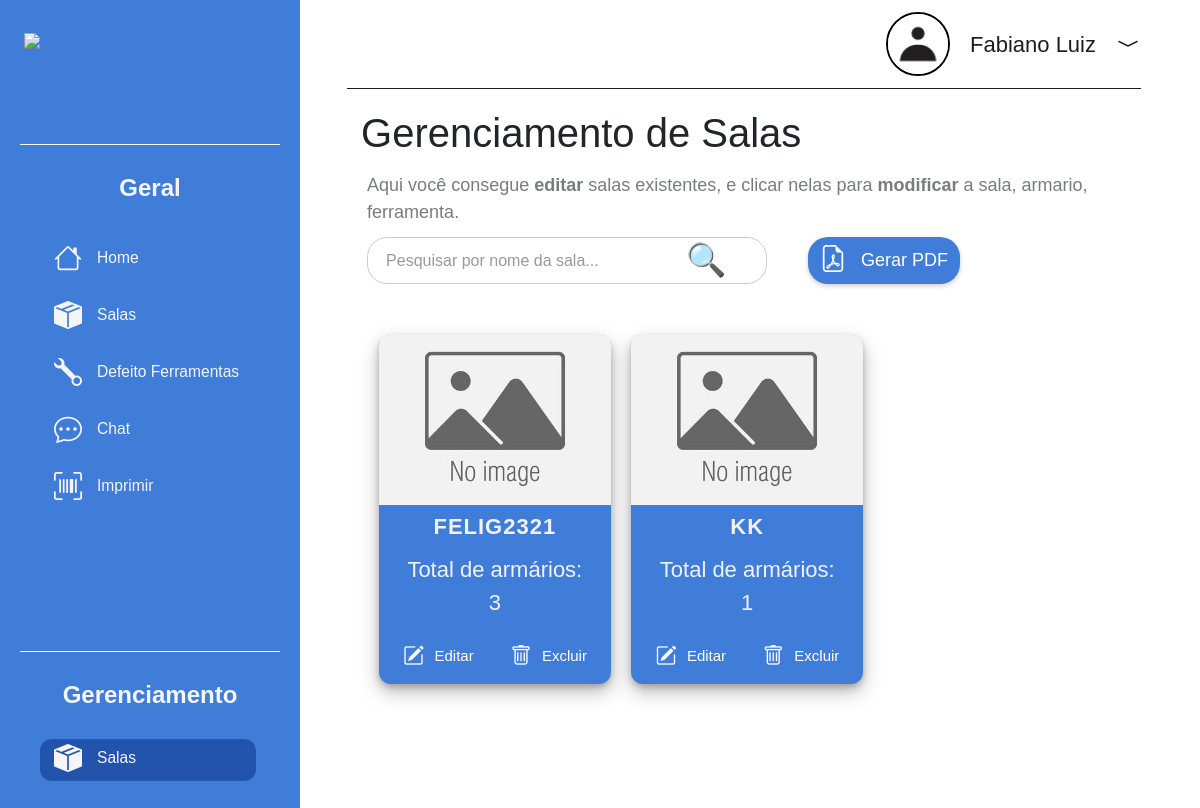
Screenshot of /gerenciamento/salas (signed in) with the database file from the repository.
### app/models.py (models this page shows, shortened)
class User(db.Model, UserMixin):
    id = db.Column(db.Integer, primary_key=True)
    nome = db.Column(db.String, nullable=False, default="Indivíduo Indigente")
    email = db.Column(db.String, nullable=False)
    senha = db.Column(db.String, nullable=True)
    adm = db.Column(db.Boolean, default=False)
    foto = db.Column(db.String, nullable=True)
    ultimo_visto = db.Column(db.DateTime, default=lambda: datetime.now())
    def puxar_nome(self):
        return self.nome
    def obter_foto(self):
        if self.foto:
            return url_for('static', filename='uploads/perfil/' + self.foto)
        else:
            return url_for('static', filename='imgs/defaultPeople.png')

class Salas(db.Model):
    id_salas = db.Column(db.Integer, primary_key=True)
    nome_sala = db.Column(db.String, nullable=False, default="Sala Indigente")
    capacidade_armario = db.Column(db.Integer, nullable=False, default=0)
    foto_sala = db.Column(db.String, nullable=True)

### app/views.py (the view, shortened to what this page needs)
@app.route('/gerenciamento/salas', methods=['GET', 'POST'])
@login_required
def gerenciamento_salas():
    salas = Salas.query.all()
    form = EditarInformacoesSalas()
    armarios_por_sala = {sala.id_salas: Armario.query.filter_by(sala_id=sala.id_salas).count() for sala in salas}
    return render_template('gerenciamentoSalas3.html', salas=salas, form=form, armarios_por_sala=armarios_por_sala)

### app/forms.py (shortened to what this page needs)
class EditarInformacoesSalas(FlaskForm):
    nome_sala = StringField('Nome da Sala', validators=[DataRequired()])
    capacidade_armario = StringField('Capacidade de Armários', validators=[DataRequired()])
    foto_sala = FileField('Foto da Sala', validators=[FileAllowed(['png', 'jpg', 'jpeg', 'jfif', 'gif'], 'Somente imagens são permitidas.')])
    submit = SubmitField('Salvar Alterações')

### app/models.py (called while the page is built)
@login_manager.user_loader
def load_user(user_id):
    return User.query.get(user_id)

### app/views.py (called while the page is built)
@app.context_processor
def inject_user():
    return dict(current_user=current_user)

### app/templates/gerenciamentoSalas3.html (shortened to what this page needs)
{% extends 'base.html' %}
{% block content %}
{% include 'navbar.html' %}
<main>
    <div class="container">
        <h1 class="main-title">Gerenciamento de Salas</h1>
    </div>
    <p class="desc_txt">Aqui você consegue <strong>editar</strong> salas existentes, e clicar nelas para
        <strong>modificar</strong> a sala, armario,
        ferramenta.
    </p>
    <div class="search-container">
        <input type="text" id="searchInput" class="search-input" placeholder="Pesquisar por nome da sala..." />
        <span class="search-icon">&#x1F50D;</span>
        <button id="generatePdfButton" class="btn-geral">
            <i class="bi bi-file-earmark-pdf"></i>
            Gerar PDF
        </button>
    </div>
    <div class="wrapper_boxs">
        {% for sala in salas %}
        <div class="box" data-sala-id="{{ sala.id_salas }}">
            <div class="group">
                <a href="{{ url_for('gerenciamento_armarios', sala_id=sala.id_salas) }}">
                    <img class="image"
                        src="{{ url_for('serve_salas_file', filename=sala.foto_sala) if sala.foto_sala else url_for('static', filename='imgs/defaultImage.jpg') }}" />
                    <div class="txts_wrapper">
                        <p class="text-wrapper">{{ sala.nome_sala }}</p>
                        <p class="total-de-arm-rios">
                            Total de armários:<br />
                            <span>{{ armarios_por_sala[sala.id_salas] }}</span>
                        </p>
                        <div class="action-buttons">
                            <a href="#" class="edit-btn">
                                <i class="bi bi-pencil-square"></i> Editar
                            </a>
                            <a href="#" class="delete-btn" data-sala-id="{{ sala.id_salas }}">
                                <i class=" bi bi-trash"></i> Excluir
                            </a>
                        </div>
                    </div>
                </a>
            </div>
        </div>
        {% endfor %}
    </div>
</main>
{% endblock %}

### app/templates/navbar.html (shortened to what this page needs)
<!DOCTYPE html>
<html lang="pt-BR">
<head>
    <link rel="stylesheet" href="https://cdn.jsdelivr.net/npm/bootstrap-icons@1.11.3/font/bootstrap-icons.min.css">
</head>
<body>
    <div class="header">
        <div class="pessoa">
            <span class="iconHeader">
                <img src="{{ current_user.obter_foto() }}" alt="{{ current_user.puxar_nome() }}" class="profile-img">
            </span>
            <a href="{{url_for('editar_perfil')}}" class="txt-header">{{ current_user.puxar_nome() }}</a>
            <span class="Seta" onclick="togglePopup()">
                <i class="bi bi-chevron-compact-down"></i>
            </span>
        </div>
        <div class="linhaHeader"></div>
    </div>
    <div class="barraLateral">
        <div class="logo2">
            <img src="https://logodownload.org/wp-content/uploads/2019/08/senai-logo-1.png" class="senai">
        </div>
        <div class="linha"></div>
        <p class="titulo">Geral</p>
        <ul class="listBtn">
            <li class="botaoNB">
                <a href="{{url_for('home')}}">
                    <span class="icon"><i class="bi bi-house"></i></span>
                    <span class="txt-link">Home</span>
                </a>
            </li>
            <li class="botaoNB">
                <a href="{{url_for('salas')}}">
                    <span class="icon"><i class="bi bi-box-seam-fill"></i></span>
                    <span class="txt-link">Salas</span>
                </a>
            </li>
            <li class="botaoNB">
                <a href="{{url_for('ferramentasSuporte')}}">
                    <span class="icon"><i class="bi bi-wrench"></i></span>
                    <span class="txt-link">Defeito Ferramentas</span>
                </a>
            </li>
            <li class="botaoNB">
                <a href="{{url_for('chat')}}">
                    <span class="icon"><i class="bi bi-chat-dots"></i></span>
                    <span class="txt-link">Chat</span>
                </a>
            </li>
            <li class="botaoNB">
                <a href="{{url_for('imprimir_codes')}}">
                    <span class="icon"><i class="bi bi-upc-scan"></i></span>
                    <span class="txt-link">Imprimir</span>
                </a>
            </li>
        </ul>
        <div id="messageContainer"></div>
        <div class="linha"></div>
        <p class="titulo">Gerenciamento</p>
        <ul class="listBtn">
            <li class="botaoNB">
                <a href="{{url_for('gerenciamento_salas')}}">
                    <span class="icon"><i class="bi bi-box-seam-fill"></i></span>
                    <span class="txt-link">Salas</span>
                </a>
            </li>
        </ul>
    </div>
</body>
</html>

### app/templates/navbar.html (style rules this page uses)
body { height: 100%; margin: 0; }
.barraLateral { width: 25%; display: grid; background-color: #407DD8; margin: 0; color: #f5f5f5; height: 100%; padding: 20px; box-sizing: border-box; position: fixed; top: 0; left: 0; transition: transform 0.3s ease; }
.senai { width: 21vw; object-fit: contain; max-height: 100px; }
.logo2 { display: flex; justify-content: center; margin-top: 5%; }
.linha { border-bottom: 0.5px solid aliceblue; margin-bottom: -4%; }
.titulo { text-align: center; font-weight: 700; font-size: 35px; margin-top: 10%; }
.botaoNB { color: #f5f5f5; text-decoration: none; margin-left: 10%; background-color: #407DD8; border: 0; text-align: left; margin: 15px 0; }
.botaoNB a { display: flex; align-items: center; text-align: center; font-size: 32.5px; margin-left: 6.5%; color: inherit; text-decoration: none; }
.botaoNB.ativo { background-color: #02247b77; border-radius: 12px; }
ul li { list-style-type: none; }
.botaoNB .txt-link { margin-left: 15px; margin-bottom: 2%; text-align: center; flex-direction: row; }
.txt-link { font-size: 30px; color: #f5f5f5; text-decoration: none; font-size: 18px; margin-left: 5%; }
.pessoa { display: flex; align-items: center; justify-content: flex-end; margin: 1% 95%; }
.iconHeader { margin-right: 20px; }
.iconHeader img { width: 8vh; height: 8vh; border-radius: 50%; object-fit: cover; object-position: center; }
.txt-header { margin: 0; font-size: 22px; white-space: nowrap; color: #1D1D1D; text-decoration: none; }
.Seta { position: relative; margin-left: 20px; font-size: 24px; color: #1D1D1D; cursor: pointer; }
.linhaHeader { border-bottom: 1.0px solid #1D1D1D; margin: 0 auto; width: 66.1%; position: relative; left: 12%; }
.profile-img { border: 2px solid black; }
@media screen and (max-width: 1500px) { .barraLateral { width: 25%; } }
@media screen and (max-width: 1500px) { .botaoNB { width: 90%; } }
@media screen and (max-width: 1500px) { .txt-link { font-size: 1.3vw !important; } }
@media screen and (max-width: 1500px) { .botaoNB .icon { font-size: 28px; } }
@media screen and (max-width: 1500px) { ul { margin: 0; } }
@media screen and (max-width: 1500px) { .listBtn { position: relative; top: 3%; } }
@media screen and (max-width: 1500px) { .titulo { margin: 0; font-size: 2vw; position: relative; top: 45%; } }
@media screen and (max-width: 1500px) { .iconHeader img { width: 8vh; height: 8vh; border-radius: 50%; object-fit: cover; object-position: center; } }
@media screen and (max-width: 1660px) { .txt-link { font-size: 1.7vw; } }

### rows the page displays
User: puxar_nome "Fabiano Luiz"
Salas: nome_sala "FELIG2321", capacidade_armario "3"
Salas: nome_sala "KK", armarios_por_sala "1"
